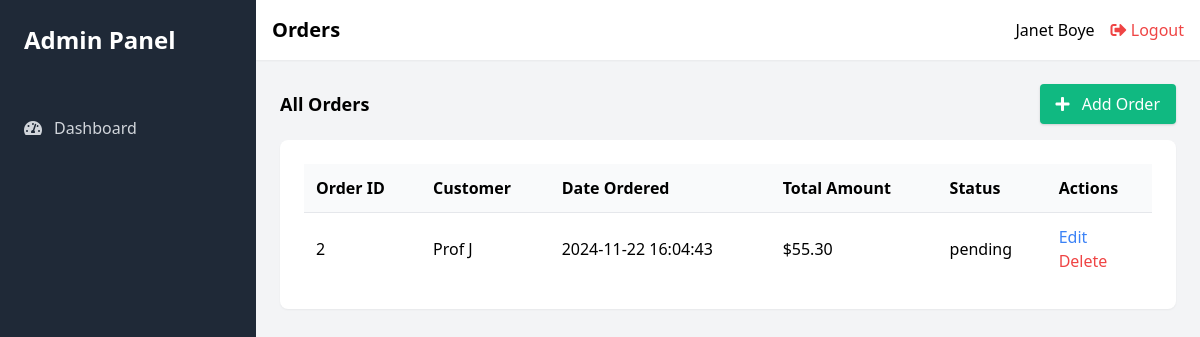
The app's page /view/manage_orders.php (signed in), older data.
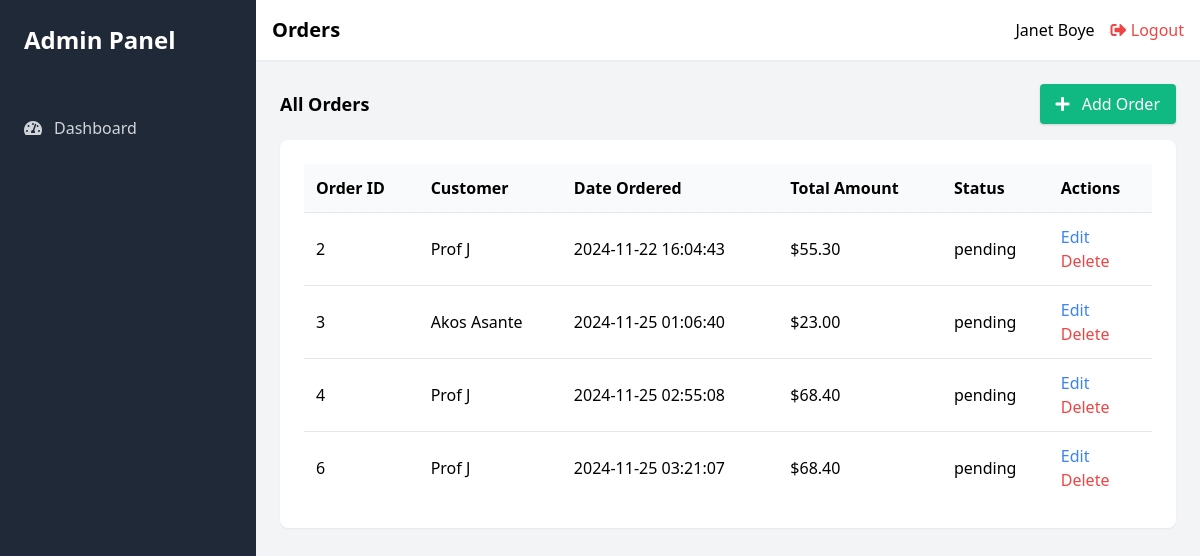
The same page, newer data.
### tables this page shows
CREATE TABLE `orders` (
  `order_id` int(11) NOT NULL,
  `user_id` int(11) NOT NULL,
  `date` datetime NOT NULL DEFAULT current_timestamp(),
  `total_amount` decimal(10,2) NOT NULL,
  `status` enum('pending','completed','collected','cancelled') NOT NULL DEFAULT 'pending'
);

CREATE TABLE `users` (
  `user_id` int(11) NOT NULL,
  `name` varchar(100) NOT NULL,
  `email` varchar(100) NOT NULL,
  `password` varchar(255) NOT NULL,
  `role` enum('administrator','inventory manager','sales personnel','customer') NOT NULL
);

### controllers/order_controller.php (called while the page is built, shortened)
<?php
require_once("../classes/order_class.php");
function getOrdersController() {
    $orders = new Orders();
    return $orders->getOrders();
}
?>

### classes/order_class.php (called while the page is built, shortened)
<?php
require_once ('../settings/db_class.php');
class Orders extends db_connection
{
    function getOrders() {
        $ndb = new db_connection();
        $sql = "SELECT `orders`.*, `users`.`name` FROM `orders`
                JOIN `users` ON `orders`.`user_id` = `users`.`user_id`";
        $result = mysqli_query($ndb->db_conn(), $sql);
        $orders = array();
        if ($result && mysqli_num_rows($result) > 0) {
            while ($row = mysqli_fetch_assoc($result)) {
                $orders[] = $row;
            }
        }
        return $orders;
    }
}
?>

### settings/db_class.php (called while the page is built, shortened)
<?php
if (!class_exists('db_connection')) {
	class db_connection
	{
		function db_conn()
		{
			$this->db = mysqli_connect(SERVER, USERNAME, PASSWORD, DATABASE);
			if (mysqli_connect_errno()) {
				return false;
			} else {
				return $this->db;
			}
		}
	}
}
?>

### view/manage_orders.php (the view, shortened to what this page needs)
<?php
require_once('../controllers/order_controller.php');
$orders = getOrdersController();
?>
<!DOCTYPE html>
<html lang="en">
<head>
    <link href="https://cdn.jsdelivr.net/npm/tailwindcss@2.2.16/dist/tailwind.min.css" rel="stylesheet">
    <link rel="stylesheet" href="https://cdnjs.cloudflare.com/ajax/libs/font-awesome/5.15.3/css/all.min.css">
</head>
<body>
    <div class="flex h-screen bg-gray-100">
        <div class="w-64 bg-gray-800">
            <div class="p-6">
                <h1 class="text-2xl font-bold text-white">Admin Panel</h1>
            </div>
            <nav class="mt-6">
                <a href="admin.php" class="flex items-center py-3 px-6 text-gray-300 hover:bg-gray-700 hover:text-white transition-all duration-200">
                    <i class="fas fa-tachometer-alt mr-3"></i> Dashboard
                </a>
            </nav>
        </div>
        <div class="flex-1 overflow-x-hidden overflow-y-auto">
            <header class="bg-white shadow-sm p-4">
                <div class="flex items-center justify-between">
                    <h2 class="text-xl font-semibold">Orders</h2>
                    <div class="flex items-center">
                        <span class="mr-4"><?php echo $_SESSION['user_name']; ?></span>
                        <a href="../actions/logout_action.php" class="text-red-500 hover:text-red-700">
                            <i class="fas fa-sign-out-alt"></i> Logout
                        </a>
                    </div>
                </div>
            </header>
            <main class="p-6">
                <div class="flex justify-between items-center mb-4">
                    <h3 class="text-lg font-semibold">All Orders</h3>
                    <a href="add_order.php" class="bg-green-500 hover:bg-green-700 text-white py-2 px-4 rounded shadow">
                        <i class="fas fa-plus mr-2"></i> Add Order
                    </a>
                </div>
                <div class="bg-white p-6 rounded-lg shadow-sm">
                    <table class="w-full">
                        <thead>
                            <tr class="bg-gray-50">
                                <th class="p-3 text-left">Order ID</th>
                                <th class="p-3 text-left">Customer</th>
                                <th class="p-3 text-left">Date Ordered</th>
                                <th class="p-3 text-left">Total Amount</th>
                                <th class="p-3 text-left">Status</th>
                                <th class="p-3 text-left">Actions</th>
                            </tr>
                        </thead>
                        <tbody>
                            <?php foreach ($orders as $order) { ?>
                                <tr class="border-t">
                                    <td class="p-3"><?php echo $order['order_id']; ?></td>
                                    <td class="p-3"><?php echo $order['name']; ?></td>
                                    <td class="p-3"><?php echo $order['date']; ?></td>
                                    <td class="p-3">$<?php echo $order['total_amount']; ?></td>
                                    <td class="p-3"><?php echo $order['status']; ?></td>
                                    <td class="p-3">
                                        <form action="edit_order.php" method="POST">
                                            <button class="text-blue-500">Edit</button>
                                        </form>
                                        <form action="../actions/delete_order_action.php" method="POST">
                                            <button class="text-red-500">Delete</button>
                                        </form>
                                    </td>
                                </tr>
                            <?php } ?>
                        </tbody>
                    </table>
                </div>
            </main>
        </div>
    </div>
</body>
</html>

Row changes from the older to the newer data that the page shows:
added orders: order_id "3", user.name "Akos Asante", date "2024-11-25 01:06:40", total_amount "23.00", status "pending"
added orders: order_id "4", user.name "Prof J", date "2024-11-25 02:55:08", total_amount "68.40", status "pending"
added orders: order_id "6", user.name "Prof J", date "2024-11-25 03:21:07", total_amount "68.40", status "pending"
